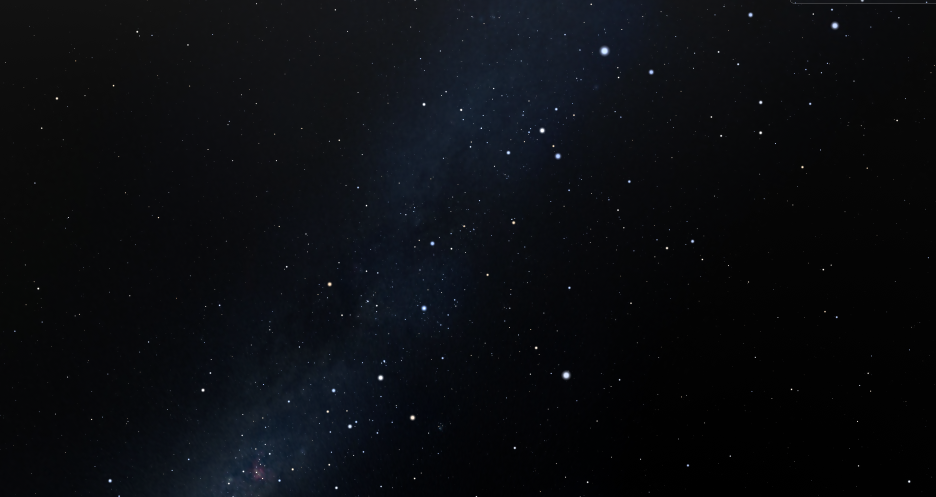
#> input picture MatchingImage.png, 1871 x 994 px (shown at 1/2 size)
$ python Z_new_Detection_trial.py
#> lines starting #> are read from the running program, lines starting #| are printed output that depends on the picture; after the words box and inside, x2 and y2 are one past the last pixel; in counts of white or black regions, pixels touching at a corner belong together; long printed decimals are rounded
import cv2
import numpy as np
import matplotlib.pyplot as plt

def detect_star_centroids(image_path, threshold=200):
    # Load and process image
#> called with image_path = 'MatchingImage.png', threshold = 200
    image = cv2.imread(image_path, cv2.IMREAD_GRAYSCALE)
#> image: shape (994, 1871); min 0, max 255, mean 11.9
    blurred = cv2.GaussianBlur(image, (5, 5), 0)

    # Thresholding to get binary stars
    _, binary = cv2.threshold(blurred, threshold, 255, cv2.THRESH_BINARY)
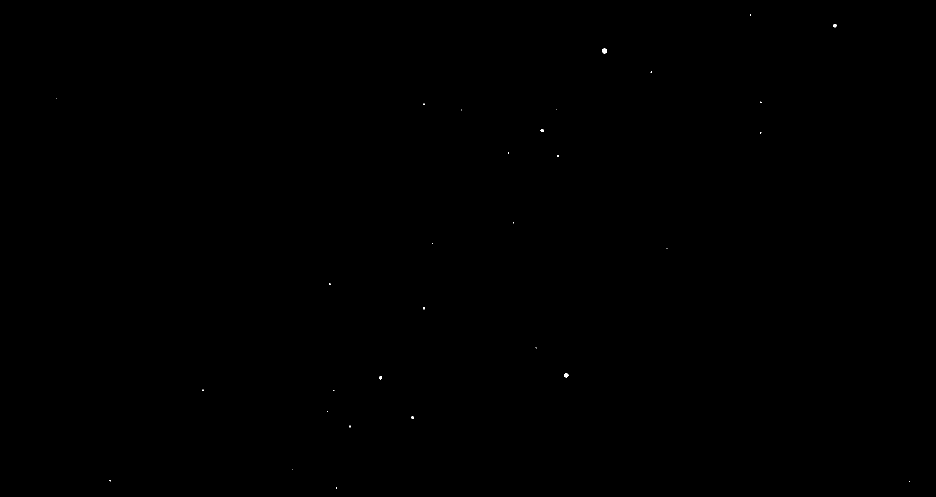
#> binary: shape (994, 1871) (shown at 1/2 size); 0.02% white; 30 white regions (24 under 20 px)

    # Find contours/blobs
    contours, _ = cv2.findContours(binary, cv2.RETR_EXTERNAL, cv2.CHAIN_APPROX_SIMPLE)
#> contours = 30 contours, 25 with area under 20; largest, box (x1, y1, x2, y2) and area: (1204, 97, 1214, 107) 64, (1128, 747, 1137, 755) 43, (1667, 48, 1673, 55) 26, (1081, 258, 1088, 264) 23, (758, 752, 764, 759) 22

    centroids = []
    for cnt in contours:
        M = cv2.moments(cnt)
        if M['m00'] == 0:
            continue
        cx = int(M['m10']/M['m00'])
        cy = int(M['m01']/M['m00'])
        centroids.append((cx, cy))
#> this loop made 30 passes
#> (cx, cy) on passes 5, 6, 9, 10, 11, 13, 20, 21, 24, 25, 28, 29: (699, 852), (824, 834), (405, 780), (760, 755), (1132, 750), (847, 616), (1520, 265), (1084, 260), (847, 208), (1521, 204), (1208, 101), (1669, 50)
#> (cnt, cx, cy) on passes 1, 3, 8, 12, 14, 16: ([[672, 975], [672, 976], [673, 976], [673, 975]], 672, 975), ([[219, 960], [219, 961], [220, 962], [220, 960]], 219, 960), ([[666, 780], [666, 781], [668, 781], [667, 780]], 666, 780), ([[1071, 695], [1072, 696], [1072, 695]], 1071, 695), ([[658, 567], [658, 569], [660, 569], [660, 567]], 659, 568), ([[864, 486], [864, 487], [865, 487], [865, 486]], 864, 486)
#> after the loop, centroids = [(672, 975), (219, 960), (699, 852), (824, 834), (666, 780), (405, 780), (760, 755), (1132, 750), (1071, 695), (847, 616), (659, 568), (864, 486), (1026, 445), (1115, 312), (1016, 305), (1520, 265), (1084, 260), (847, 208), (1521, 204), (1302, 143), (1208, 101), (1669, 50), (1500, 29)]

    return centroids, image, binary

# Example usage
image_path = "MatchingImage.png"  # replace with your actual image path
centroids, raw_image, binary = detect_star_centroids(image_path)

# Show result
plt.figure(figsize=(10, 5))
plt.subplot(1, 2, 1)
plt.title("Z_Original Image with Detected Stars")
plt.imshow(raw_image, cmap='gray')
for (x, y) in centroids:
    plt.plot(x, y, 'ro', markersize=4)
#> this loop made 23 passes

plt.subplot(1, 2, 2)
plt.title("Z_Binary Thresholded Image")
plt.imshow(binary, cmap='gray')
plt.show()
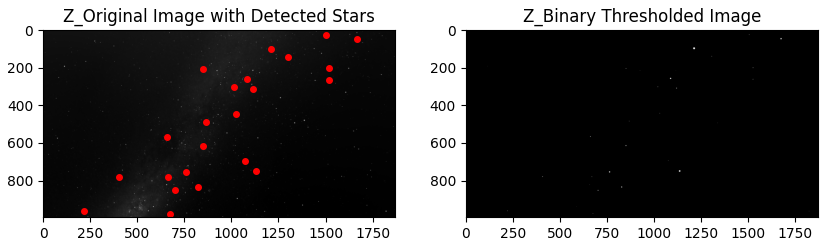
#> figure drawn by matplotlib, 2 panels

print(f"Detected {len(centroids)} stars.")
#| Detected 23 stars.


def pixel_to_unit_vectors(centroids, image_shape, focal_length_px):
    """
    Convert pixel coordinates to unit vectors in the camera frame.
    """
    h, w = image_shape
    cx, cy = w / 2, h / 2  # Principal point

    unit_vectors = []
    for (u, v) in centroids:
        x = u - cx
        y = v - cy
        z = focal_length_px
        vec = np.array([x, y, z])
        unit_vec = vec / np.linalg.norm(vec)
        unit_vectors.append(unit_vec)

    return np.array(unit_vectors)

def compute_focal_length_px(image_width, fov_deg):
    fov_rad = np.deg2rad(fov_deg)
    return (image_width / 2) / np.tan(fov_rad / 2)


# Example usage
image_height, image_width = raw_image.shape
#> image_height = 994; image_width = 1871
focal_length_px = compute_focal_length_px(image_width, 69.9)
#> focal_length_px = 1338.5

unit_vectors_cam = pixel_to_unit_vectors(centroids, raw_image.shape, focal_length_px)
#> the loop in pixel_to_unit_vectors, `for (u, v) in centroids:` made 23 passes
#> (u, v, x, y, vec, unit_vec) on passes 1 to 9: (672, 975, -263.5, 478, [-263.5, 478, 1338.5], [-0.182, 0.331, 0.926]), (219, 960, -716.5, 463, [-716.5, 463, 1338.5], [-0.451, 0.292, 0.843]), (699, 852, -236.5, 355, [-236.5, 355, 1338.5], [-0.168, 0.253, 0.953]), (824, 834, -111.5, 337, [-111.5, 337, 1338.5], [-0.0805, 0.243, 0.967]), (666, 780, -269.5, 283, [-269.5, 283, 1338.5], [-0.193, 0.203, 0.96]), (405, 780, -530.5, 283, [-530.5, 283, 1338.5], [-0.362, 0.193, 0.912]), (760, 755, -175.5, 258, [-175.5, 258, 1338.5], [-0.128, 0.188, 0.974]), (1132, 750, 196.5, 253, [196.5, 253, 1338.5], [0.143, 0.184, 0.973]), (1071, 695, 135.5, 198, [135.5, 198, 1338.5], [0.0996, 0.146, 0.984])
#> after the loop in pixel_to_unit_vectors, `for (u, v) in centroids:`: unit_vectors = 23 items, first 6: [-0.182, 0.331, 0.926], [-0.451, 0.292, 0.843], [-0.168, 0.253, 0.953], [-0.0805, 0.243, 0.967], [-0.193, 0.203, 0.96], [-0.362, 0.193, 0.912]
#> unit_vectors_cam = 23 rows, first 8: [-0.182, 0.331, 0.926], [-0.451, 0.292, 0.843], [-0.168, 0.253, 0.953], [-0.0805, 0.243, 0.967], [-0.193, 0.203, 0.96], [-0.362, 0.193, 0.912], [-0.128, 0.188, 0.974], [0.143, 0.184, 0.973]
print(f"Estimated focal length: {focal_length_px:.2f} px")
#| Estimated focal length: 1338.52 px

#unit_vectors_cam = pixel_to_unit_vectors(centroids, raw_image.shape)
print(f"First 5 unit vectors in camera frame:\n{unit_vectors_cam[:5]}")
#| First 5 unit vectors in camera frame:
#| [[-0.1823  0.3307  0.926]
#|  [-0.4514  0.2917   0.8433]
#|  [-0.1683  0.2527   0.9528]
#|  [-0.08052  0.2434   0.9666]
#|  [-0.1933  0.203   0.9599]]


import pandas as pd

def hms_to_deg(hms_str):
    h, m, s = map(float, hms_str.strip().split())
    return 15 * (h + m / 60 + s / 3600)

def dms_to_deg(dms_str):
    sign = -1 if dms_str.strip().startswith('-') else 1
    parts = dms_str.strip().replace('+', '').replace('-', '').split()
    d, m, s = map(float, parts)
    return sign * (d + m / 60 + s / 3600)

def load_hipparcos_catalog(txt_path, mag_limit=7):
    """
    Load Hipparcos TXT catalog, convert RA/Dec from H:M:S and D:M:S to decimal degrees.
    Filters by visual magnitude ('vmag').
    """
#> called with txt_path = 'HipparcosCatalog.txt', mag_limit = 7
    df = pd.read_csv(txt_path, sep='|', engine='python')
#> (reads HipparcosCatalog.txt from the repository)

    # Strip whitespace from column names and convert values
    df.columns = [c.strip() for c in df.columns]
    df['ra_deg'] = df['ra'].apply(hms_to_deg)
    df['dec_deg'] = df['dec'].apply(dms_to_deg)

    df['vmag'] = pd.to_numeric(df['vmag'], errors='coerce')
    df = df[df['vmag'] <= mag_limit].copy()

    # Convert to unit vectors
    ra_rad = np.deg2rad(df['ra_deg'])
    dec_rad = np.deg2rad(df['dec_deg'])

    df['x'] = np.cos(dec_rad) * np.cos(ra_rad)
    df['y'] = np.cos(dec_rad) * np.sin(ra_rad)
    df['z'] = np.sin(dec_rad)

    return df


def match_stars(image_vecs, catalog_df, max_angle_deg=5.0):
    """
    Brute-force angular matching of each image vector to closest catalog star.
    Returns matched catalog vectors and their indices.
    """
#> called with image_vecs = array of shape (23, 3), max_angle_deg = 5
    max_angle_rad = np.deg2rad(max_angle_deg)
    matched_catalog_vecs = []
    matched_indices = []

    catalog_vecs = catalog_df[['x', 'y', 'z']].values

    for vec in image_vecs:
        dots = catalog_vecs @ vec  # cosine of angle
        angles = np.arccos(np.clip(dots, -1, 1))
        min_idx = np.argmin(angles)

        if angles[min_idx] < max_angle_rad:
            matched_catalog_vecs.append(catalog_vecs[min_idx])
            matched_indices.append(min_idx)
#> this loop made 23 passes
#> (vec, min_idx) on passes 1 to 12: ([-0.182, 0.331, 0.926], 246), ([-0.451, 0.292, 0.843], 402), ([-0.168, 0.253, 0.953], 973), ([-0.0805, 0.243, 0.967], 973), ([-0.193, 0.203, 0.96], 961), ([-0.362, 0.193, 0.912], 343), ([-0.128, 0.188, 0.974], 973), ([0.143, 0.184, 0.973], 491), ([0.0996, 0.146, 0.984], 666), ([-0.0657, 0.0884, 0.994], 703), ([-0.202, 0.0519, 0.978], 703), ([-0.0533, -0.00821, 0.999], 46)
#> after the loop, matched_catalog_vecs = 18 items, first 6: [-0.435, 0.275, 0.858], [-0.0584, 0.218, 0.974], [-0.278, 0.205, 0.939], [-0.361, 0.273, 0.891], [-0.0584, 0.218, 0.974], [-0.122, 0.0881, 0.989]; matched_indices = [402, 973, 961, 343, 973, 703, 46, 666, 796, 796, 287, 796, 712, 684, 217, 432, 658, 89]

    return np.array(matched_catalog_vecs), matched_indices


def solve_wahba(cam_vecs, inertial_vecs):
    """
    Solves Wahba's problem using SVD.
    Returns rotation matrix from inertial to camera frame.
    """
    B = cam_vecs.T @ inertial_vecs
    U, _, Vt = np.linalg.svd(B)
    R = U @ Vt

    if np.linalg.det(R) < 0:
        U[:, -1] *= -1
        R = U @ Vt

    return R


def print_matched_stars(unit_vectors_cam, catalog_df, matched_indices):
    print("\nMatched Detected Stars:\n")
    print(f"{'Img#':<5} {'Unit Vector (Camera Frame)':<45} {'HIP ID':<10} {'Catalog Unit Vector':<45}")
    print("-" * 110)

    for i, idx in enumerate(matched_indices):
        cam_vec = unit_vectors_cam[i]
        hip_id = catalog_df.iloc[idx]['name'].strip()
        cat_vec = catalog_df.iloc[idx][['x', 'y', 'z']].values

        print(f"{i:<5} [{cam_vec[0]: .4f}, {cam_vec[1]: .4f}, {cam_vec[2]: .4f}]   "
              f"{hip_id:<10} [{cat_vec[0]: .4f}, {cat_vec[1]: .4f}, {cat_vec[2]: .4f}]")

import csv

def save_matched_stars_to_csv(filename, unit_vectors_cam, catalog_df, matched_indices):
    with open(filename, mode='w', newline='') as file:
        writer = csv.writer(file)
        writer.writerow(["x_cam", "y_cam", "z_cam", "HIP_ID"])

        for i, idx in enumerate(matched_indices):
            cam_vec = unit_vectors_cam[i]
            hip_id = catalog_df.iloc[idx]['name'].strip()
            writer.writerow([cam_vec[0], cam_vec[1], cam_vec[2],hip_id])

    print(f"Saved matched stars to '{filename}'")

# Load Hipparcos catalog
catalog_path = "HipparcosCatalog.txt"  # update with your actual file
catalog_df = load_hipparcos_catalog(catalog_path)

# Match image vectors with catalog stars
catalog_vecs, matched_idxs = match_stars(unit_vectors_cam, catalog_df)
#> catalog_vecs = 18 rows, first 8: [-0.435, 0.275, 0.858], [-0.0584, 0.218, 0.974], [-0.278, 0.205, 0.939], [-0.361, 0.273, 0.891], [-0.0584, 0.218, 0.974], [-0.122, 0.0881, 0.989], [0.0101, 0.0079, 1], [0.0624, 0.0193, 0.998]; matched_idxs has the same summary as matched_indices in match_stars
catalog_vecs, matched_indices = match_stars(unit_vectors_cam, catalog_df, max_angle_deg=5.0)
#> the loop in match_stars (call 2), `for vec in image_vecs:` made 23 passes

if len(matched_indices) >= 3:
    print_matched_stars(unit_vectors_cam, catalog_df, matched_indices)
#> the loop in print_matched_stars, `for i, idx in enumerate(matched_indices):` made 18 passes
#> (idx, cam_vec, hip_id) on passes 1 to 12: (402, [-0.182, 0.331, 0.926], 'HIP 48319'), (973, [-0.451, 0.292, 0.843], 'HIP 33694'), (961, [-0.168, 0.253, 0.953], 'HIP 46977'), (343, [-0.0805, 0.243, 0.967], 'HIP 46733'), (973, [-0.193, 0.203, 0.96], 'HIP 33694'), (703, [-0.362, 0.193, 0.912], 'HIP 47193'), (46, [-0.128, 0.188, 0.974], 'HIP 11767'), (666, [0.143, 0.184, 0.973], 'HIP 5372'), (796, [0.0996, 0.146, 0.984], 'HIP 99255'), (796, [-0.0657, 0.0884, 0.994], 'HIP 99255'), (287, [-0.202, 0.0519, 0.978], 'HIP 112724'), (796, [-0.0533, -0.00821, 0.999], 'HIP 99255')
#| 0     [-0.1823,  0.3307,  0.9260]   HIP 48319  [-0.4351,  0.2745,  0.8575]
#| 1     [-0.4514,  0.2917,  0.8433]   HIP 33694  [-0.0584,  0.2176,  0.9743]
#| 2     [-0.1683,  0.2527,  0.9528]   HIP 46977  [-0.2776,  0.2045,  0.9387]
#| 3     [-0.0805,  0.2434,  0.9666]   HIP 46733  [-0.3612,  0.2734,  0.8915]
#| 4     [-0.1933,  0.2030,  0.9599]   HIP 33694  [-0.0584,  0.2176,  0.9743]
#| 5     [-0.3615,  0.1929,  0.9122]   HIP 47193  [-0.1224,  0.0881,  0.9886]
#| 6     [-0.1277,  0.1877,  0.9739]   HIP 11767  [ 0.0101,  0.0079,  0.9999]
#| 7     [ 0.1428,  0.1838,  0.9725]   HIP 5372   [ 0.0624,  0.0193,  0.9979]
#> (further printed lines are left out)

    # Proceed to Wahba solver...
    cam_vecs = np.array(unit_vectors_cam[:len(matched_indices)])
#> cam_vecs = 18 rows, first 8: [-0.182, 0.331, 0.926], [-0.451, 0.292, 0.843], [-0.168, 0.253, 0.953], [-0.0805, 0.243, 0.967], [-0.193, 0.203, 0.96], [-0.362, 0.193, 0.912], [-0.128, 0.188, 0.974], [0.143, 0.184, 0.973]
    inertial_vecs = np.array(catalog_vecs)
#> inertial_vecs has the same summary as catalog_vecs
    R_cam_inertial = solve_wahba(cam_vecs, inertial_vecs)
#> in solve_wahba, `B = cam_vecs.T @ inertial_vecs`: B = [[0.306, -0.431, -0.912], [-0.551, 0.516, 1.27], [0.962, -0.871, 16.3]]
#> in solve_wahba, `U, _, Vt = np.linalg.svd(B)`: U = [[0.0531, 0.569, -0.82], [-0.0739, -0.817, -0.572], [-0.996, 0.091, -0.0013]]; Vt = [[-0.0549, 0.0491, -0.997], [0.689, -0.721, -0.0734], [0.723, 0.691, -0.00577]]
#> in solve_wahba, `R = U @ Vt`: R = [[-0.204, -0.975, -0.09], [-0.972, 0.191, 0.137], [0.116, -0.115, 0.986]]
#> in solve_wahba, `R = U @ Vt`: R = [[0.982, 0.158, -0.0994], [-0.145, 0.981, 0.13], [0.118, -0.114, 0.986]]
#> R_cam_inertial has the same summary as R in solve_wahba

    print("\nRotation Matrix (Camera to Inertial):\n", R_cam_inertial)
#| Rotation Matrix (Camera to Inertial):
#|  [[ 0.9823  0.1585 -0.09945]
#|  [-0.1451  0.9808  0.1304 ]
#|  [ 0.1182  -0.1136  0.9865]]
else:
    print("Not enough matches to determine orientation.")

save_matched_stars_to_csv("matched_stars.csv", unit_vectors_cam, catalog_df, matched_indices)
#> the loop in save_matched_stars_to_csv, `for i, idx in enumerate(matched_indices):` made 18 passes
